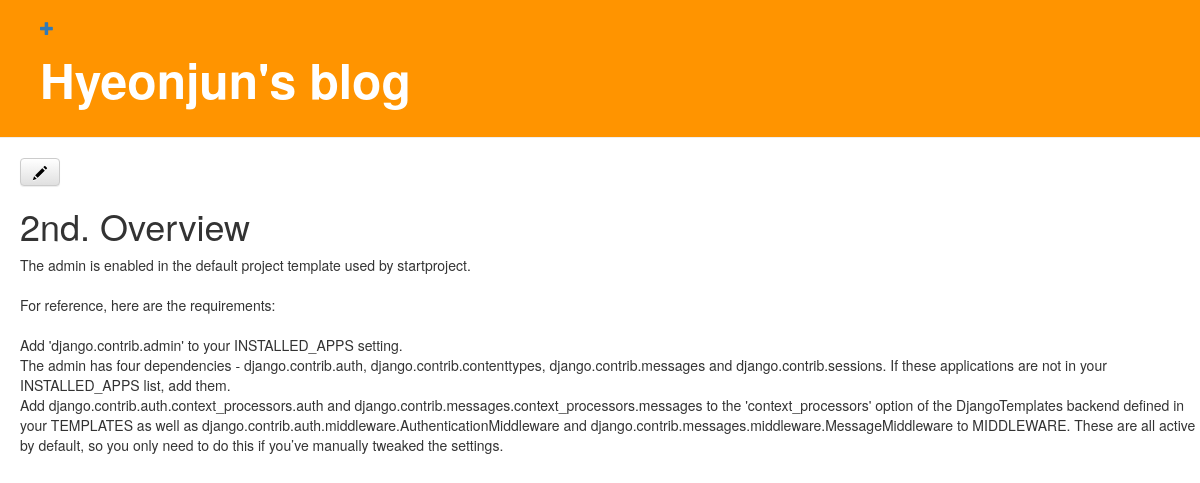
The app's page /post/2/ with its own data.
### blog/models.py (models this page shows, shortened)
class Post(models.Model):
    author = models.ForeignKey(settings.AUTH_USER_MODEL, on_delete=models.CASCADE)
    title = models.CharField(max_length=200)
    text = models.TextField()
    created_date = models.DateTimeField(default=timezone.now)
    published_date = models.DateTimeField(blank=True, null=True)

### blog/views.py (the view)
# urls.py: path('post/<int:pk>/', views.post_detail, name='post_detail'),
def post_detail(request, pk):
    post = get_object_or_404(Post, pk=pk)
    return render(request, 'blog/post_detail.html', {'post': post})

### blog/templates/blog/post_detail.html (shortened to what this page needs)
{% extends 'blog/base.html' %}
{% block content %}
    <div class="post">
        <a class="btn btn-default" href="{% url 'post_edit' pk=post.pk %}"><span class="glyphicon glyphicon-pencil"></span></a>
        <h1>{{ post.title }}</h1>
        <p>{{ post.text|linebreaksbr }}</p>
    </div>
{% endblock %}

### blog/static/css/blog.css (style rules this page uses)
.post { padding-left: 20px; }
.post a { color: black; }

### records on screen
Post: title "2nd. Overview", text "The admin is enabled in the default project template used by startproject. For reference, here are the requirements: Add 'django.contrib.admin' to your INSTALLED_APPS setting. The admin has four dependencies - django.contrib.auth, django.contrib.contenttypes, django.contrib.messages and django.contrib.sessions. If these applications are not in your INSTALLED_APPS list, add them. Add django.contrib.auth.context_processors.auth and django.contrib.messages.context_processors.messages to the 'context_processors' option of the DjangoTemplates backend defined in your TEMPLATES as well as django.contrib.auth.middleware.AuthenticationMiddleware and…"
